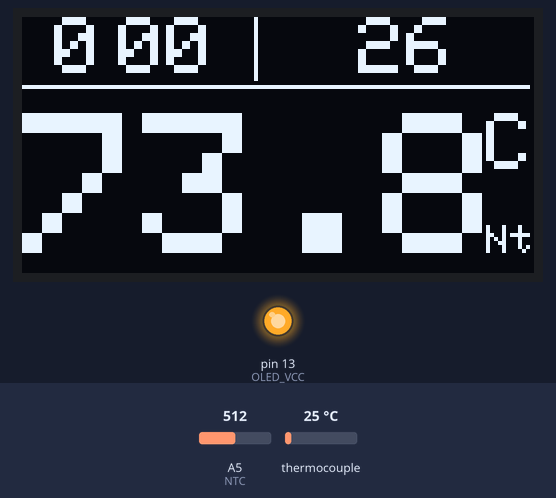
Recording of a sketch running on a simulated Arduino Uno, built with avr-gcc and run on an emulated ATmega328P. On the bench: 128×64 one-colour display, output pins drawn as LEDs (lit = HIGH). Inputs (shaded band) come from the test bench; at power-on: A5 (NTC) = 512, thermocouple 25 °C. The display library's start-up logo is not drawn; pins used as bus, display or sensor lines are not drawn; what the sketch prints to the serial monitor is not drawn.

Above: at 1.7 s.
1.8 s: A5 (NTC) set to 985
At 2.0 s:
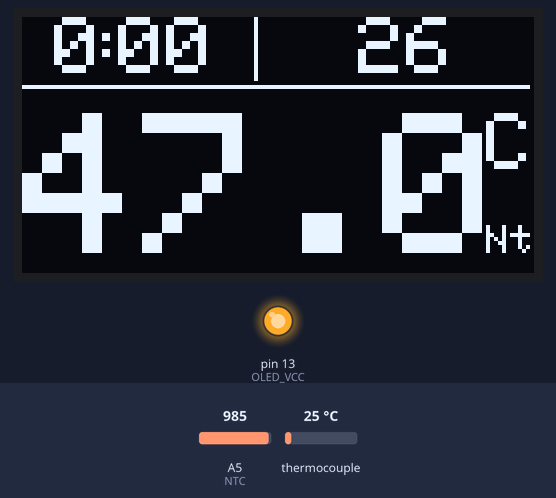
3.3 s: A5 (NTC) set to 1015
At 3.7 s:
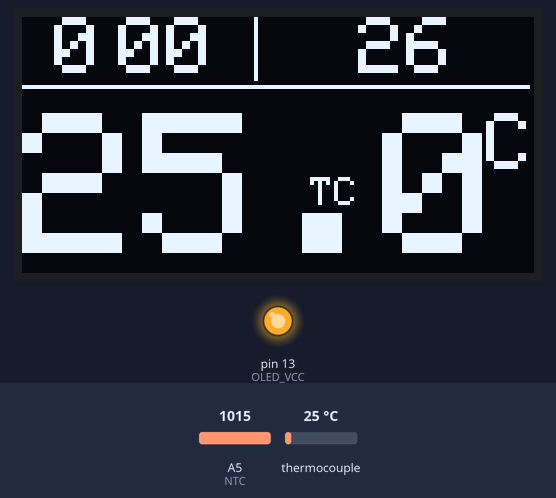
6.3 s: thermocouple set to 6 °C
At 6.51 s:
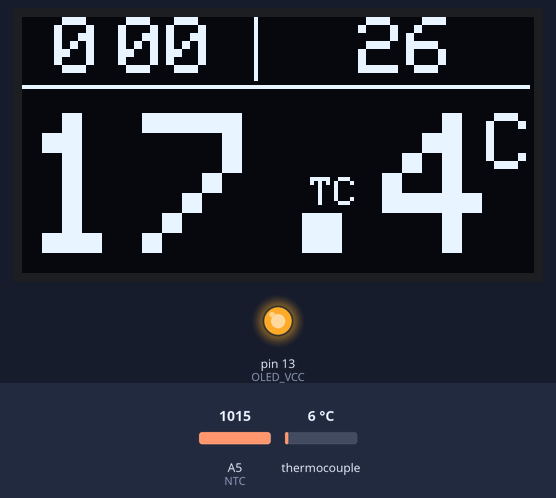
7.8 s: thermocouple set to 75 °C
At 8.02 s:
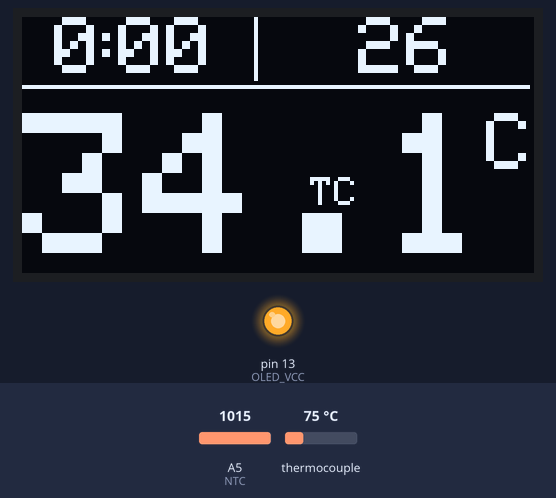
9.4 s: thermocouple set to 150 °C
At 9.78 s:
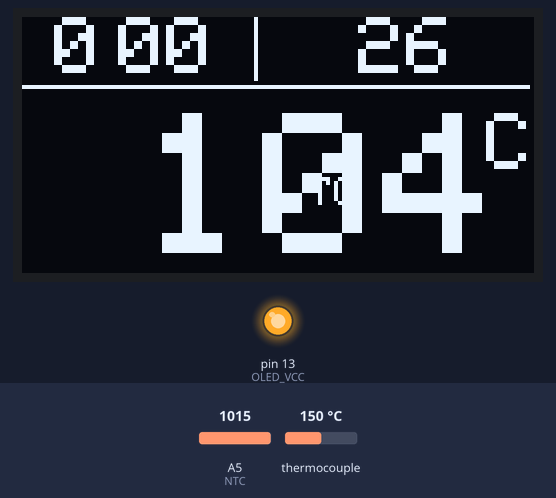
11.1 s: A5 (NTC) set to 990
At 13.66 s:
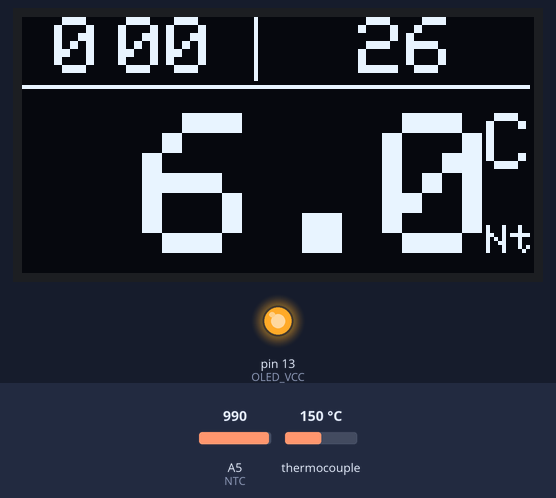
Timing chart, 0 to 13.9 s (numbered marks = the images above; inputs shaded):
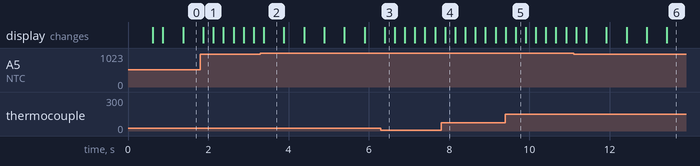

Measured:
- the behaviour switches between 1000 and 1001 on A5 (NTC) (found by bisection; images 1 and 2)
- after the input at 1.8 s, the display: changes after 0.08 s (image 1)
- after the input at 3.3 s, the display: changes after 0.08 s (image 2)
- after the input at 6.3 s, the display: changes after 0.09 s (image 3)
- after the input at 11.1 s, the display: first changes after 0.06 s (image 6 shows a later state)

The sketch:

over_thermo_oled.ino
```cpp
#include <SPI.h>
#include <Wire.h>
#include <Adafruit_GFX.h>
#include <Adafruit_SSD1306.h>
#include <max6675.h>
#include <EEPROM.h>
#include <ezButton.h>

//----------------------------------------------------------------------
#include "temp_ctrl.h"

//-----------------------------------------------------------------------
#define SCREEN_WIDTH 128 // OLED display width, in pixels
#define SCREEN_HEIGHT 64 // OLED display height, in pixels

//-----------------------------------------------------------------------
// PIN ASSIGNMENT
//-----------------------------------------------------------------------
// Thermocouple
#define TC_CLK                   5
#define TC_CS                    6
#define TC_SDO                   7

// LCD
#define OLED_CS                  8
#define OLED_DC                  9
#define OLED_RESET              10
#define OLED_MOSI               11
#define OLED_CLK                12
#define OLED_VCC                13

// NTC
#define NTC                     A5

// SSR Output
#define SSR_OUTPUT              A4

// KEY
#define KEY_PLUS                A0
#define KEY_MINUS               A1

#define ONE_WIRE_RESOLUTION     12

//-----------------------------------------------------------------------
//static IvanSensore_DS18B20 m_sens_temp(ONE_WIRE_BUS_MANDATA, ONE_WIRE_RESOLUTION, false);
static MAX6675 m_thermocouple(TC_CLK, TC_CS, TC_SDO);
// Software SPI (slower updates, more flexible pin options):
// pin 7 - Serial clock out (SCLK)
// pin 6 - Serial data out (DIN)
// pin 5 - Data/Command select (D/C)
// pin 4 - LCD chip select (CS)
// pin 3 - LCD reset (RST)

Adafruit_SSD1306 display(SCREEN_WIDTH, SCREEN_HEIGHT, OLED_MOSI, OLED_CLK, OLED_DC, OLED_RESET, OLED_CS);

// Buttons
//static ezButton   m_key_plus(KEY_PLUS);
//static ezButton   m_key_minus(KEY_MINUS);

static TempCtrl m_temp_ctrl(SSR_OUTPUT);

uint32_t m_rst_time = 0;  //! Reference time

//-----------------------------------------------------------------------
static void stampa_tempo(bool do_blink)
{
  unsigned long runMillis = millis() - m_rst_time;
  unsigned long allSeconds = runMillis / 1000;
  int runHours = allSeconds / 3600;
  int secsRemaining = allSeconds % 3600;
  int runMinutes = secsRemaining / 60;
  int runSeconds = secsRemaining % 60;
  static int cnt = 0;

  int linea = 0;

  //  char buf2[32];
  //  sprintf(buf2, "%d:%02d:%02d", runHours, runMinutes, runSeconds);
  //  Serial.println(buf2);
  ++cnt;
  bool is_blank = (do_blink && (cnt & 1));

  int x = 8;
  display.setTextSize(2);
  display.setCursor(8, linea);
  if (is_blank) {
    display.print(" ");
  }
  else {
    display.print(runHours);
  }
  display.setCursor(x + 8, linea);
  if (cnt & 2) {
    display.print(is_blank ? " " : ":");
  }
  else {
    display.print(" ");
  }
  display.setCursor(x + 16, linea);
  char buf[16];
  sprintf(buf, "%02d", runMinutes);
  display.print(is_blank ? " " : buf);

  display.drawFastVLine(58, 0, 16, SSD1306_WHITE);
}

//-----------------------------------------------------------------------
static void stampa_temperatura(float celsius, bool is_tc, bool is_ntc)
{
  static bool is_high = false;
  bool is_error = false;
  int x = 0;

  //celsius = -51.5;

  if (celsius > 999.0 || celsius < -99.0) {
    is_error = true;
    is_high = false;
  }
  else
  {
    if (celsius >= 0.0) {
      // Histeresys positive value
      if (is_high && celsius < 90.0) {
        is_high = false;
      }
      if (!is_high && celsius >= 100.0) {
        is_high = true;
      }
    }
    else {
      // Histeresys negative value
      if (is_high && celsius >= -9.0) {
        is_high = false;
      }
      if (!is_high && celsius <= -10.0) {
        is_high = true;
      }
    }
  }

  String tmp;
  if (is_error) {
    // Errore
    tmp = "Err!";
    x = 0;
  }
  else {
    tmp = String(celsius, is_high ? 0 : 1);
    int tlen = tmp.length();
    x = 30 * (4 - tlen);
  }

  // text display tests
  int line = 24;

  display.setTextColor(SSD1306_WHITE);
  display.setTextSize(5);

  // Draw temperature
  display.setCursor(x, line);
  display.print(tmp);

  // Draw symbol
  if (!is_error) {
    display.setCursor(116, line);
    display.setTextSize(2);
    display.println("C");
  }

  // TC symbol
  if (is_ntc) {
    display.setTextSize(1);
    display.setCursor(116, line + 28);
    display.println("Nt");
  }
  else if (is_tc) {
    display.setTextSize(1);
    display.setCursor(72, line + 16);
    display.println("TC");
  }

  display.drawFastHLine(0, 17, display.width() - 1, SSD1306_WHITE);
}
//-----------------------------------------------------------------------
static void stampa_setpoint(float sp, bool do_blink)
{
  static bool old_blink = false;
  static int cnt = 0;
  int linea = 0;
  int x = 64;

  if (do_blink) {
    if (!old_blink) {
      cnt = 0;
    }
    ++cnt;
  }
  old_blink = do_blink;

  String tmp;
  int isp = (int)sp;
  if (do_blink && !(cnt & 1)) {
    tmp = "    ";
  }
  else {
    tmp = String(sp, 0);
  }

  const int chrsz = 2;
  const int chr_w = 6;
  int txtw = tmp.length();
  Serial.print("txtw : "); Serial.println(txtw);
  int blank = display.width() - x - txtw * chr_w * chrsz;
  Serial.print("blank: "); Serial.println(blank);
  display.setTextSize(2);
  display.setCursor(x + blank / 2, linea);
  display.print(tmp);
 }

//-----------------------------------------------------------------------
static float read_tc()
{
  static float old_tc = -10000.0f;
  static bool fail = true;

  float tc = m_thermocouple.readCelsius();

  if (isnan(tc)) {
    fail = true;
  }

  if (fail) {
    // In case of fail must read something different than 0,0
    if (fabs(tc) > 0.1f) {
      fail = false;
    }
  }

  if (fail) {
    tc = -10000.0f;
    old_tc = -10000.0f;
  }
  else {
    if (old_tc < -1000.0f) {
      // init value
      old_tc = tc;
    }
    else {
      old_tc = old_tc * 0.6 + tc * 0.4;
    }
  }

  return old_tc;
}

//-----------------------------------------------------------------------
static float read_ntc()
{
  static float old_ntc = -10000.0f;

  int counts = analogRead(NTC);
  if (counts > 1000) {
    // Overflow
    old_ntc = -10000.0f;
  }
  else {
    float ntc = -0.14197f * (float)(counts) + 146.515f;

    if (old_ntc < -1000.0f) {
      // init value
      old_ntc = ntc;
    }
    else {
      old_ntc = old_ntc * 0.6 + ntc * 0.4;
    }
  }

  return old_ntc;
}

//-----------------------------------------------------------------------
unsigned int outputPin = SSR_OUTPUT;
void setup()
{
  Serial.begin(115200);

  // Power up Display
  pinMode(OLED_VCC, OUTPUT);
  digitalWrite(OLED_VCC, HIGH);

  Serial.println("Init LCD");

  // SSD1306_SWITCHCAPVCC = generate display voltage from 3.3V internally
  if (!display.begin(SSD1306_SWITCHCAPVCC)) {
    Serial.println(F("SSD1306 allocation failed"));
    for (;;); // Don't proceed, loop forever
  }

  // Show initial display buffer contents on the screen --
  // the library initializes this with an Adafruit splash screen.
  display.display();
  delay(500); // Pause for 2 seconds

  // Clear the buffer
  display.clearDisplay();

  Serial.println("Init Temperature");

  pinMode(SSR_OUTPUT, OUTPUT);
  digitalWrite(SSR_OUTPUT, LOW);

  Serial.println("Init Display");
  display.begin();

  // init done
  // Read Setpoint from EEPROM
  float sp = 0.0f;

  EEPROM.get(0, sp);

  sp = m_temp_ctrl.setSetpoint(sp);

  Serial.print("Setpoint: ");
  Serial.println(sp);

  Serial.println("ONEW;Tc;NTC;Setpoint;Out;");
  return;
}

//-----------------------------------------------------------------------
void loop()
{
  const uint32_t delay_read_temp = 250;
  uint32_t tout_read_temp = 0;

  const uint32_t delay_pwm = 20;
  uint32_t tout_pwm = 0;

  uint32_t tout_blink = 0;
  const uint32_t delay_blink = 2500;

  uint32_t tout_rst_time = 0;
  uint32_t tout_rst_time_sample = 0;
  const uint32_t delay_rst_time = 3000;

  uint32_t time_sample_inc = 0;
  uint32_t time_sample_dec = 0;
  const uint32_t delay_fast_inc_dec = 3000;
  const float fast_inc_dec_step = 5.0f;

  while (1)
  {
    bool time_just_reset = false;

    if (millis() > tout_read_temp)
    {
      // Read Temperature
      tout_read_temp = millis() + delay_read_temp;

      float temperatura = -1000.0f;//m_sens_temp.readTemperatureC();
      float temp_tc = read_tc();
      float temp_ntc = read_ntc();

      // Select sensor to display
      static bool is_tc = false;
      bool is_ntc = (temp_ntc > -1000.0f);

      if (!is_tc) {
        if (temp_tc > temperatura + 30) {
          is_tc = true;
        }
      }
      else {
        if (temp_tc < temperatura + 10) {
          is_tc = false;
        }
      }

      // Set temperature
      float temp = is_ntc ? temp_ntc : (is_tc ? temp_tc : temperatura);

      // Keyboard
      bool not_modified = true;
      float sp = m_temp_ctrl.getSetpoint();
      bool set_temp = (millis() < tout_blink);
      bool wait_rst_time = (millis() < tout_rst_time);

#ifdef m_key_plus
      // Test Keys
      if (m_key_plus.getState() && m_key_minus.getState())
      {
        tout_rst_time = millis() + delay_rst_time;
        if (!tout_rst_time_sample) {
          // Sample
          tout_rst_time_sample = millis() + delay_rst_time;
        }
        if (millis() > tout_rst_time_sample) {
          Serial.println("Reset Timer!");
          m_rst_time = millis();
          time_just_reset = true;
        }
      }
      else {
        tout_rst_time_sample = 0;
      }

      if (wait_rst_time) {
        if (m_key_plus.getState() || m_key_minus.getState()) {
          tout_rst_time = millis() + delay_rst_time;
        }
        set_temp = false;
      }

      if (set_temp)
      {
        // Increment
        if (m_key_plus.getState() && !m_key_minus.getState())
        {
          tout_blink = millis() + delay_blink;
          if (!time_sample_inc) {
            time_sample_inc = millis() + delay_fast_inc_dec;
          }
          time_sample_dec = 0;
          if ((millis() > time_sample_inc)) {
            sp = sp + fmod(sp, fast_inc_dec_step);
            sp += fast_inc_dec_step;
          }
          else {
            ++sp;
          }
          not_modified = false;
          EEPROM.put(0, m_temp_ctrl.setSetpoint(sp));
        }
        else {
          time_sample_inc = 0;
        }

        // Decrement
        if (!m_key_plus.getState() && m_key_minus.getState())
        {
          tout_blink = millis() + delay_blink;
          if (!time_sample_dec) {
            time_sample_dec = millis() + delay_fast_inc_dec;
          }
          time_sample_inc = 0;
          float sp = m_temp_ctrl.getSetpoint();
          if ((millis() > time_sample_dec)) {
            sp = sp - fmod(sp, fast_inc_dec_step);
            sp -= fast_inc_dec_step;
          }
          else {
            --sp;
          }
          not_modified = false;
          EEPROM.put(0, m_temp_ctrl.setSetpoint(sp));
        }
        else {
          time_sample_dec = 0;
        }
      }
#endif

      // Clear display
      display.clearDisplay();

      stampa_temperatura(temp, is_tc, is_ntc);
      stampa_tempo(wait_rst_time & ~time_just_reset);
      stampa_setpoint(m_temp_ctrl.getSetpoint() + 0.5f, set_temp & not_modified);

      // Update display
      display.display();

      // Update PWM
      if (temp < -100.0f) {
        m_temp_ctrl.stopPwm();
      }
      else {
        m_temp_ctrl.doWork(temp);
      }

      Serial.print(temperatura); Serial.print(";");
      Serial.print(temp_tc); Serial.print(";");
      Serial.print(temp_ntc); Serial.print(";");
      Serial.print(m_temp_ctrl.getSetpoint()); Serial.print(";");
      Serial.print(m_temp_ctrl.getPwm()); Serial.print(";");
      Serial.println(" ");
    }

    if (millis() > tout_pwm) {
      // Update_PWM
      tout_pwm = millis() + delay_pwm;
      m_temp_ctrl.doTick();
    }

    // Keyboard
#ifdef m_key_plus
    m_key_plus.loop();
    m_key_minus.loop();
    if (m_key_plus.isPressed() && !m_key_minus.isPressed()) {
      tout_blink = millis() + delay_blink;
    }
    if (!m_key_plus.isPressed() && m_key_minus.isPressed()) {
      tout_blink = millis() + delay_blink;
    }
#endif
  }

}
```

temp_ctrl.cpp
```cpp
#include <Arduino.h>
#include "temp_ctrl.h"

//#define DEBUG_ME

#ifdef DEBUG_ME
#define DBG_PRINT(...) Serial.print(__VA_ARGS__)
#define DBG_PRINTLN(...) Serial.println(__VA_ARGS__)
#else
#define DBG_PRINT(...)
#define DBG_PRINTLN(...)
#endif

//-------------------------------------------------------------------
TempCtrl::TempCtrl(const int m_out_pin, int pwm_steps, float setpoint)
  : m_out_pin(m_out_pin)
  , m_pwm_steps(pwm_steps)
  , m_setpoint(setpoint)

{
  DBG_PRINTLN("TempCtrl Init!");
}
//-------------------------------------------------------------------
int TempCtrl::getPwm()
{
  if (!m_is_running) {
    return 0;
  }
  return m_pwm_level;
}
//-------------------------------------------------------------------
void TempCtrl::startPwm()
{
  if (m_is_running) {
    return;
  }
  m_pwm_cnt = 0;
  m_is_running = true;
}
//-------------------------------------------------------------------
void TempCtrl::stopPwm()
{
  m_is_running = false;
  m_pwm_cnt = 0;
  digitalWrite(m_out_pin, LOW);
}
//-------------------------------------------------------------------
float TempCtrl::setSetpoint(float new_val)
{
  if (isnan(new_val)) { new_val = 25.0f; }

  Serial.print("New: "); Serial.println(new_val);
  Serial.print("Max: "); Serial.println(m_setp_min);
  Serial.print("Min: "); Serial.println(m_setp_max);

  if (new_val < m_setp_min) { new_val = m_setp_min; }
  if (new_val > m_setp_max) { new_val = m_setp_max; }
  m_setpoint = new_val;
  Serial.print("SP : "); Serial.println(m_setpoint);
  return m_setpoint;
}
//-------------------------------------------------------------------
void TempCtrl::doWork(float new_temp)
{
  startPwm();

  float delta = m_setpoint - new_temp;
  DBG_PRINT("Delta= ");   DBG_PRINTLN(delta);

  int pwm = (int)(delta * m_coeff_m + m_coeff_q);
  if (pwm >= 100) {
    pwm = 100;
  }
  if (pwm <= 0) {
    pwm = 0;
  }
  m_pwm_level = pwm;
  DBG_PRINT("PWM= ");   DBG_PRINTLN(m_pwm_level);
}
//-------------------------------------------------------------------
void TempCtrl::doTick()
{
  if (!m_is_running) {
    digitalWrite(m_out_pin, LOW);
    return;
  }

  if (++m_pwm_cnt > 100) {
    m_pwm_cnt = 0;
  }

  if (m_pwm_level >= 98) {
    digitalWrite(m_out_pin, HIGH);
  }
  else if (m_pwm_level <= 2) {
    digitalWrite(m_out_pin, LOW);
  }
  else {
    digitalWrite(m_out_pin, (m_pwm_cnt < m_pwm_level));
  }
}
```

temp_ctrl.h
```cpp
///
/// \brief Temperature control object
/// The object has a setpoint and confront it with the current temperature value.
/// The tick function must be called with a timer and set the PWM out.
///

#ifndef TEMP_CTRL_H
#define TEMP_CTRL_H

///
/// \brief Temperature control class
///
class TempCtrl
{
public:
  TempCtrl(const int m_out_pin=LED_BUILTIN, int pwm_steps=100, float setpoint=50.0f);

  ///
  /// \brief read setpoint
  ///
  float getSetpoint() { return m_setpoint; }
  ///
  /// \prief get PWM level
  ///
  int getPwm();
  ///
  /// \brief write setpoint
  ///
  float setSetpoint(float new_val);
  float setSetpoint(int new_val) {
    if (new_val < m_isetp_min) { new_val = m_isetp_min; }
    if (new_val > m_isetp_max) { new_val = m_isetp_max; }
    return setSetpoint((float)new_val);
  }
  ///
  /// \brief Do work
  ///
  void doWork(float new_temp);
  ///
  /// \brief tick callback
  ///
  void doTick();
  ///
  /// \brief start PWM
  ///
  void startPwm();
  ///
  /// \brief stop PWM
  ///
  void stopPwm();

private:
  const int m_out_pin;              //! Output PIN
  const int m_pwm_steps;            //! PWM steps
  float     m_setpoint;             //! The temperature setpoint

private:
  int       m_pwm_cnt     = 0;      //! Step counter
  int       m_pwm_level   = 0;      //! Out PWM level
  float     m_coeff_m     = 2.5f;   //! coefficiente m
  float     m_coeff_q     = -0.5f;  //! coefficiente q
  bool      m_is_running  = true;   //! PWM is running
  float     m_setp_min    = 10.0f;  //! The temperature setpoint
  float     m_setp_max    = 300.0f; //! The temperature setpoint
  int       m_isetp_min   = 10;     //! The temperature setpoint
  int       m_isetp_max   = 300;    //! The temperature setpoint
};


#endif
```
